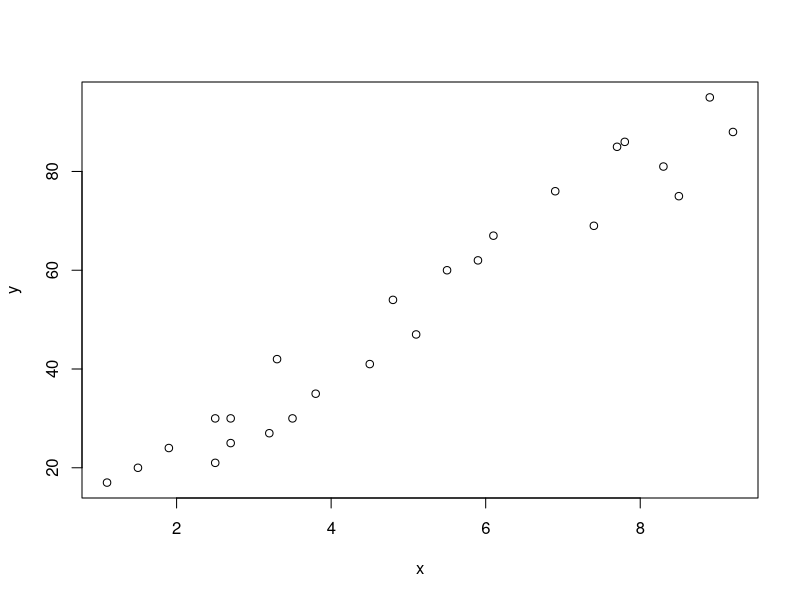

Generate this figure with R: (Note: this script raises an error after producing the figure.)
# simple linear regression 
#In the linear regression,dependent variable y is linear combination of the
# independent 
#ho(X)=f(x,o)
#we have  dependent variable  is y and independent variable is x 
#hypothesis is  defined as  below:
#ho(x)=o0 + o1x

x<-c(2.5,5.1,3.2,8.5,3.5,1.5,9.2,5.5,8.3,2.7,7.7,5.9,4.5,3.3,1.1,8.9,2.5,1.9,
     6.1,7.4,2.7,4.8,3.8,6.9,7.8)
y<-c(21,47,27,75,30,20,88,60,81,25,85,62,41,42,17,95,30,24,67,69,30,54,35,76,86)
#see the relationship between x and y
plot(x,y)
#since the relation is linear , lets predict y based on x
lm.out<-lm(y~x)
lm.out
ggplot(lm.out,aes(x=x,y=y,color="red"))+geom_boxplot()
ggplot(lm.out,aes(x=x,y=y,color="red"))+geom_point()+stat_smooth(method = lm,
                                                                 col="red")
#see the result
#y=2.484+9.776*
#create a predicted line along the data 
abline(lm.out)
#create a test data 
#test data : 9.25
test<-data.frame(x=c(9.25))
predict(lm.out,test)
#check result manually
2.484+9.776*9.25
summary(lm.out)
ggplot(lm.out,aes(x=x,y=y,color="Red"))+geom_point()+stat_smooth()
#so if the student is studying 9.25 hours in a day , probably he wil get a 
# 92.91 marks
